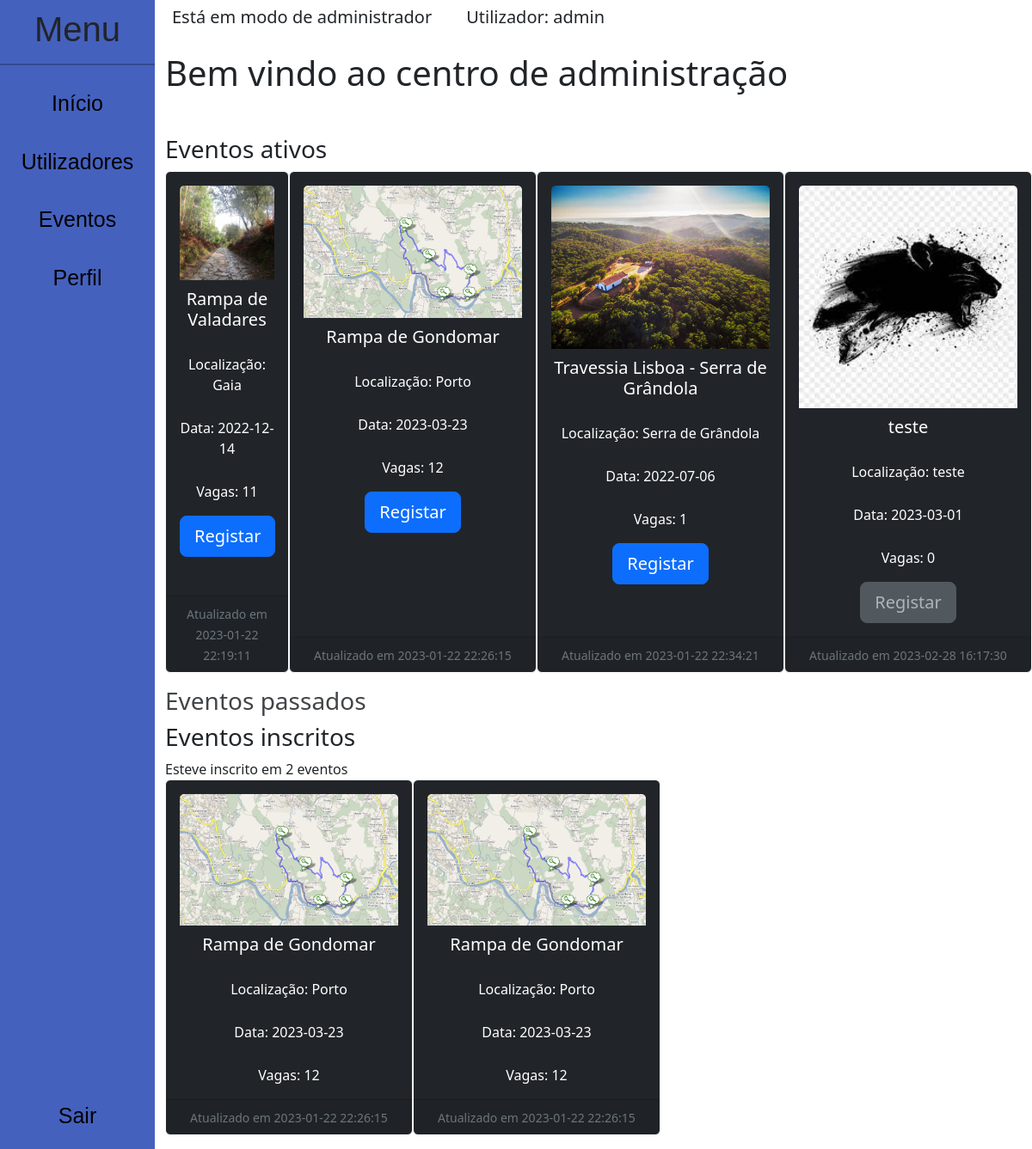
Page /centro.php (signed in) on the committed database.
### tables this page shows
CREATE TABLE `eventos` (
  `id` int NOT NULL,
  `nome` varchar(50) NOT NULL,
  `local` varchar(100) NOT NULL,
  `data` date NOT NULL,
  `vagas` int NOT NULL,
  `ativo` int NOT NULL DEFAULT '1',
  `imagem` varchar(250) NOT NULL,
  `last_update` timestamp NOT NULL DEFAULT CURRENT_TIMESTAMP ON UPDATE CURRENT_TIMESTAMP
);

CREATE TABLE `users_eventos` (
  `id` int NOT NULL,
  `id_evento` int NOT NULL,
  `id_user` int NOT NULL,
  `ativo` int NOT NULL DEFAULT '1'
);

### centro.php (the view, shortened to what this page needs)
<?php
$id = $_SESSION['id_utilizador'];
?>
<!DOCTYPE html>
<html lang="en">
<head>
   <link rel="stylesheet" href="css/centro.css">
   <link rel="stylesheet" href="css/bootstrap.min.css">
</head>
<body>
   <div class="sidebar">
      <h1>Menu</h1>
      <hr>
      <?php
      if ($_SESSION['usertype'] == 1) {
         echo '<a href="centro.php">Início</a>';
         echo '<a href="utilizadores.php">Utilizadores</a>';
         echo '<a href="eventos.php">Eventos</a>';
         echo '<div class="perfil"><a href="perfil.php">Perfil</a></div>';
         echo '<div class="exit"><a href="includes/logout.php">Sair</a></div>';
      } else {
        echo '<a href="centro.php">Início</a>';
        echo '<div class="perfil"><a href="perfil.php">Perfil</a></div>';
         echo '<a class="exit" href="includes/logout.php">Sair</a>';
      }
      ?>
   </div>
   <div class="topbar">
         <p>Está em modo de
            <?php
            if ($_SESSION['usertype'] == 1) {
               echo 'administrador';
            } else {
               echo 'acesso normal';
            }
            ?>
         </p>
         <p>Utilizador: <?php echo $_SESSION['session_name']?></p>
   </div>
   <div class="main">
      <div class="welcome">
      <h1>Bem vindo ao centro de administração</h1>
      </div>
      <div class="eventos_ativos">
      <h3>Eventos ativos</h3>
         <?php
         $conn = mysqli_connect('localhost', 'username', 'password') or die("Erro na ligação");
         mysqli_select_db($conn, 'dcweventos') or die("Erro na selecção");
         $consulta = "SELECT * FROM eventos";
         $resultado = mysqli_query($conn, $consulta) or die("Erro na consulta");
         $nregistos = mysqli_num_rows($resultado);
         ?>
         <?php
         for ($i = 0; $i < $nregistos; $i++) {
            $registo = mysqli_fetch_assoc($resultado);
            if ($registo['ativo']==="1"){
            echo '<div class="card-deck">';
            echo '<div class="card text-center bg-dark mb-3 border-light mb-3" style="width: 18rem;">';
            echo '<div class="card-body">';
            echo '<img class="card-img-top" src="images/'.$registo['imagem'].'" alt="Card image cap">';
            echo '<h5 class="card-title">' . $registo['nome'] . '</h5>';
            echo '<p class="card-text">Localização: ' . $registo['local'] . '</p>';
            echo '<p class="card-text">Data: ' . $registo['data'] . '</p>';
            echo '<p class="card-text">Vagas: ' . $registo['vagas'] . '</p>';
            if ($registo['vagas']==0) {
               echo '<button type="button" class="btn btn-lg btn-secondary" disabled>Registar</button>';
            }
            else{
               $select= "SELECT * FROM users_eventos WHERE id_user = '$id'";
               $ifregistado = mysqli_query($conn, $select) or die("Erro na consulta");
               while($row = mysqli_fetch_assoc($ifregistado)){
                  if ($row['id_evento']==$registo['id'] && $row['ativo']==1){
                     $evento_registado = 1;
                  }
                  else{
                     $evento_registado = 0;
                  }
               }
               if ($evento_registado==0){
                  echo '<a href="includes/registar_evento.php?id_evento=' . $registo["id"] .'><button type="button" class="btn btn-primary btn-lg">Registar</button></a>';
               }
               else{
                  echo '<button type="button" class="btn btn-lg btn-secondary" disabled>Registar</button>';
               }
            }
            echo '</div>';
            echo '<div class="card-footer">';
            echo '<small class="text-muted">Atualizado em '.$registo['last_update'].'</small>';
            echo '</div>';
            echo '</div>';
            }
         }
         echo '</div>';
         ?>
   </div>
   </div>
   </div>
      <div class="eventos_passados">
      <h3>Eventos passados</h3>
      <?php
      echo '</div>';
      ?>
      </div>
      <div class="eventos_inscritos">
      <h3>Eventos inscritos</h3>
      <?php
      $conn = mysqli_connect('localhost', 'root', '') or die("Erro na ligação");
      mysqli_select_db($conn, 'dcweventos') or die("Erro na selecção");
      ?>
      <?php
      $select= mysqli_query($conn, "SELECT * FROM users_eventos WHERE id_user = '$id'");
      $inscricoes = mysqli_num_rows($select);
      echo 'Esteve inscrito em '.$inscricoes. ' eventos';
         $consulta = "SELECT * FROM users_eventos LEFT JOIN eventos ON users_eventos.id_evento = eventos.id WHERE users_eventos.id_user='$id'";
         $resultado = mysqli_query($conn, $consulta) or die("Erro na consulta");
         while($row = mysqli_fetch_assoc($resultado)){
         echo '<div class="card-deck">';
         echo '<div class="card text-center bg-dark mb-3 border-light mb-3" style="width: 18rem;">';
         echo '<div class="card-body">';
         echo '<img class="card-img-top" src="images/'.$row['imagem'].'" alt="Card image cap">';
         echo '<h5 class="card-title">' . $row['nome'] . '</h5>';
         echo '<p class="card-text">Localização: ' . $row['local'] . '</p>';
         echo '<p class="card-text">Data: ' . $row['data'] . '</p>';
         echo '<p class="card-text">Vagas: ' . $row['vagas'] . '</p>';
         echo '</div>';
         echo '<div class="card-footer">';
         echo '<small class="text-muted">Atualizado em '.$row['last_update'].'</small>';
         echo '</div>';
         echo '</div>';
         }
      echo '</div>';
      ?>
</body>
</html>

### css/centro.css (style rules this page uses)
.sidebar { height: 100%; width: 15%; position: fixed; z-index: 1; top: 0; left: 0; overflow-x: hidden; padding-top: 10px; background-color: rgb(69, 97, 190); text-align: center; }
.sidebar h1 { font-family: Arial, Helvetica, sans-serif; }
.sidebar hr { border: 1px solid black; }
.sidebar a { font-family: Arial, Helvetica, sans-serif; padding: 10px 0px 20px 0px; text-decoration: none; font-size: 25px; color: #000000; display: block; }
.sidebar .exit { bottom: 0; position: absolute; display: block; width: 100%; }
.topbar { top: 0; height: 5%; margin-left: 15%; display: flex; }
.topbar p { font-size: 20px; padding: 5px 20px 5px 20px; }
.main { height: 100vh; width: auto; margin-left: 16%; padding: 0px 0px 0px 0px; }
.main h1 { padding: 5px 0px 40px 0px; }
.card-deck { display: flex; }
.card h5 { color: white; padding: 10px 0px 10px 0px; }
.card p { color: white; padding: 10px 0px 0px 0px; }
.eventos_ativos { width: auto; }
.eventos_passados { opacity: 85%; width: auto; }
.eventos_inscritos { width: auto; }

### rows in the picture
eventos: imagem (picture), nome "Rampa de Valadares", local "Gaia", data "2022-12-14", vagas "11", last_update "2023-01-22 22:19:11"
eventos: imagem (picture), nome "Rampa de Gondomar", local "Porto", data "2023-03-23", vagas "12", last_update "2023-01-22 22:26:15"
eventos: imagem (picture), nome "Travessia Lisboa - Serra de Grândola", local "Serra de Grândola", data "2022-07-06", vagas "1", last_update "2023-01-22 22:34:21"
eventos: imagem (picture), nome "teste", local "teste", data "2023-03-01", vagas "0", shows "Registar", last_update "2023-02-28 16:17:30"
users_eventos: id_evento.imagem (picture), id_evento.nome "Rampa de Gondomar", id_evento.local "Porto", id_evento.data "2023-03-23", id_evento.vagas "12", id_evento.last_update "2023-01-22 22:26:15"
users_eventos: id_evento.imagem (picture), id_evento.nome "Rampa de Gondomar", id_evento.local "Porto", id_evento.data "2023-03-23", id_evento.vagas "12", id_evento.last_update "2023-01-22 22:26:15"

### other values in the picture
$_SESSION['session_name'] "admin"
$inscricoes "2"
